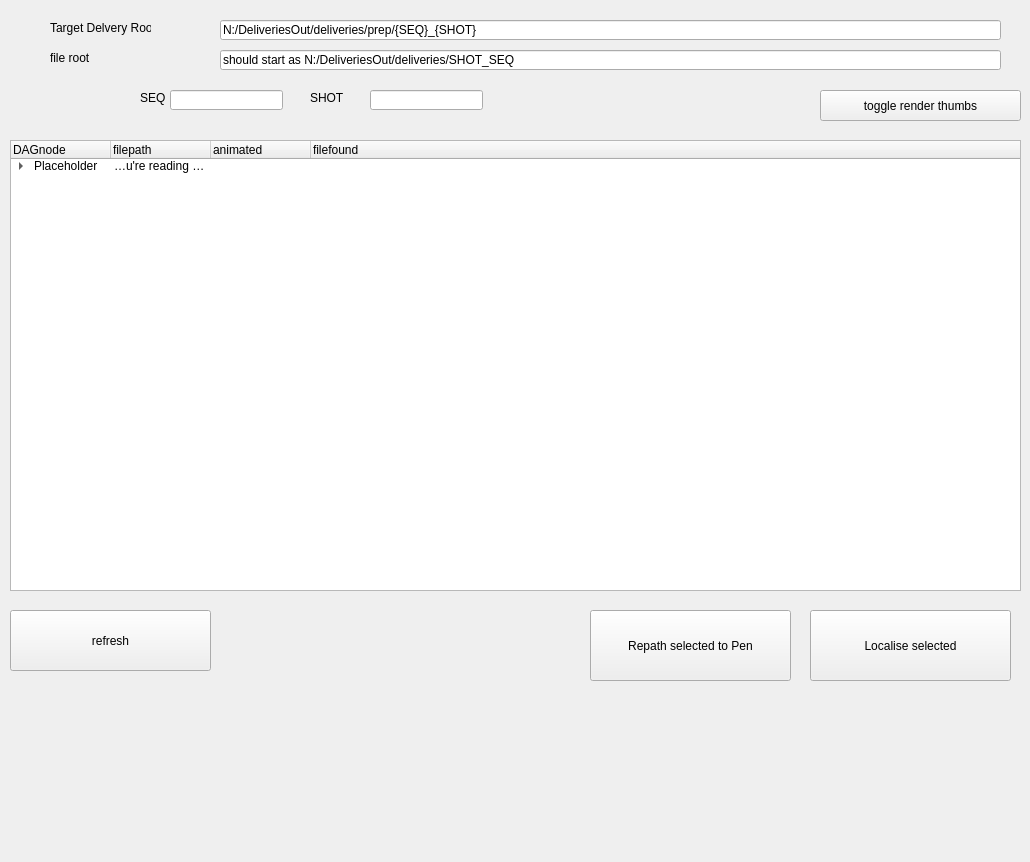
<?xml version="1.0" encoding="UTF-8"?>
<ui version="4.0">
 <class>Form</class>
 <widget class="QWidget" name="Form">
  <property name="geometry">
   <rect>
    <x>0</x>
    <y>0</y>
    <width>1030</width>
    <height>862</height>
   </rect>
  </property>
  <property name="windowTitle">
   <string>Form</string>
  </property>
  <widget class="QTreeWidget" name="nodeTree">
   <property name="geometry">
    <rect>
     <x>10</x>
     <y>140</y>
     <width>1011</width>
     <height>451</height>
    </rect>
   </property>
   <property name="selectionMode">
    <enum>QAbstractItemView::ExtendedSelection</enum>
   </property>
   <property name="selectionBehavior">
    <enum>QAbstractItemView::SelectRows</enum>
   </property>
   <property name="textElideMode">
    <enum>Qt::ElideLeft</enum>
   </property>
   <property name="verticalScrollMode">
    <enum>QAbstractItemView::ScrollPerItem</enum>
   </property>
   <property name="animated">
    <bool>true</bool>
   </property>
   <property name="wordWrap">
    <bool>true</bool>
   </property>
   <attribute name="headerDefaultSectionSize">
    <number>100</number>
   </attribute>
   <attribute name="headerHighlightSections">
    <bool>true</bool>
   </attribute>
   <attribute name="headerMinimumSectionSize">
    <number>20</number>
   </attribute>
   <attribute name="headerShowSortIndicator" stdset="0">
    <bool>true</bool>
   </attribute>
   <attribute name="headerStretchLastSection">
    <bool>true</bool>
   </attribute>
   <column>
    <property name="text">
     <string>DAGnode</string>
    </property>
   </column>
   <column>
    <property name="text">
     <string>filepath</string>
    </property>
   </column>
   <column>
    <property name="text">
     <string>animated</string>
    </property>
   </column>
   <column>
    <property name="text">
     <string>filefound</string>
    </property>
   </column>
   <item>
    <property name="text">
     <string>Placeholder</string>
    </property>
    <property name="text">
     <string>If you're reading this, Anthony has broken his code.</string>
    </property>
    <property name="text">
     <string/>
    </property>
    <item>
     <property name="text">
      <string>SubItem</string>
     </property>
     <property name="text">
      <string>(really quite badly actually)</string>
     </property>
     <property name="text">
      <string/>
     </property>
    </item>
   </item>
  </widget>
  <widget class="QLineEdit" name="target_root">
   <property name="geometry">
    <rect>
     <x>220</x>
     <y>20</y>
     <width>781</width>
     <height>20</height>
    </rect>
   </property>
   <property name="text">
    <string>N:/DeliveriesOut/deliveries/prep/{SEQ}_{SHOT}</string>
   </property>
  </widget>
  <widget class="QLabel" name="label">
   <property name="geometry">
    <rect>
     <x>50</x>
     <y>20</y>
     <width>101</width>
     <height>16</height>
    </rect>
   </property>
   <property name="text">
    <string>Target Delvery Root</string>
   </property>
  </widget>
  <widget class="QPushButton" name="localiseButton">
   <property name="geometry">
    <rect>
     <x>810</x>
     <y>610</y>
     <width>201</width>
     <height>71</height>
    </rect>
   </property>
   <property name="text">
    <string>Localise selected</string>
   </property>
  </widget>
  <widget class="QLineEdit" name="filepath">
   <property name="geometry">
    <rect>
     <x>220</x>
     <y>50</y>
     <width>781</width>
     <height>20</height>
    </rect>
   </property>
   <property name="text">
    <string>should start as N:/DeliveriesOut/deliveries/SHOT_SEQ</string>
   </property>
  </widget>
  <widget class="QLabel" name="label_2">
   <property name="geometry">
    <rect>
     <x>50</x>
     <y>50</y>
     <width>101</width>
     <height>16</height>
    </rect>
   </property>
   <property name="text">
    <string>file root</string>
   </property>
  </widget>
  <widget class="QLineEdit" name="shotWidget">
   <property name="geometry">
    <rect>
     <x>370</x>
     <y>90</y>
     <width>113</width>
     <height>20</height>
    </rect>
   </property>
  </widget>
  <widget class="QLineEdit" name="seqWidget">
   <property name="geometry">
    <rect>
     <x>170</x>
     <y>90</y>
     <width>113</width>
     <height>20</height>
    </rect>
   </property>
  </widget>
  <widget class="QLabel" name="label_3">
   <property name="geometry">
    <rect>
     <x>310</x>
     <y>90</y>
     <width>101</width>
     <height>16</height>
    </rect>
   </property>
   <property name="text">
    <string>SHOT</string>
   </property>
  </widget>
  <widget class="QLabel" name="label_4">
   <property name="geometry">
    <rect>
     <x>140</x>
     <y>90</y>
     <width>101</width>
     <height>16</height>
    </rect>
   </property>
   <property name="text">
    <string>SEQ</string>
   </property>
  </widget>
  <widget class="QPushButton" name="refreshButton">
   <property name="geometry">
    <rect>
     <x>10</x>
     <y>610</y>
     <width>201</width>
     <height>61</height>
    </rect>
   </property>
   <property name="text">
    <string>refresh</string>
   </property>
  </widget>
  <widget class="QPushButton" name="togglerenderthumbButton">
   <property name="geometry">
    <rect>
     <x>820</x>
     <y>90</y>
     <width>201</width>
     <height>31</height>
    </rect>
   </property>
   <property name="text">
    <string>toggle render thumbs</string>
   </property>
  </widget>
  <widget class="QPushButton" name="repathPenButton">
   <property name="geometry">
    <rect>
     <x>590</x>
     <y>610</y>
     <width>201</width>
     <height>71</height>
    </rect>
   </property>
   <property name="text">
    <string>Repath selected to Pen</string>
   </property>
  </widget>
 </widget>
 <resources/>
 <connections/>
</ui>
